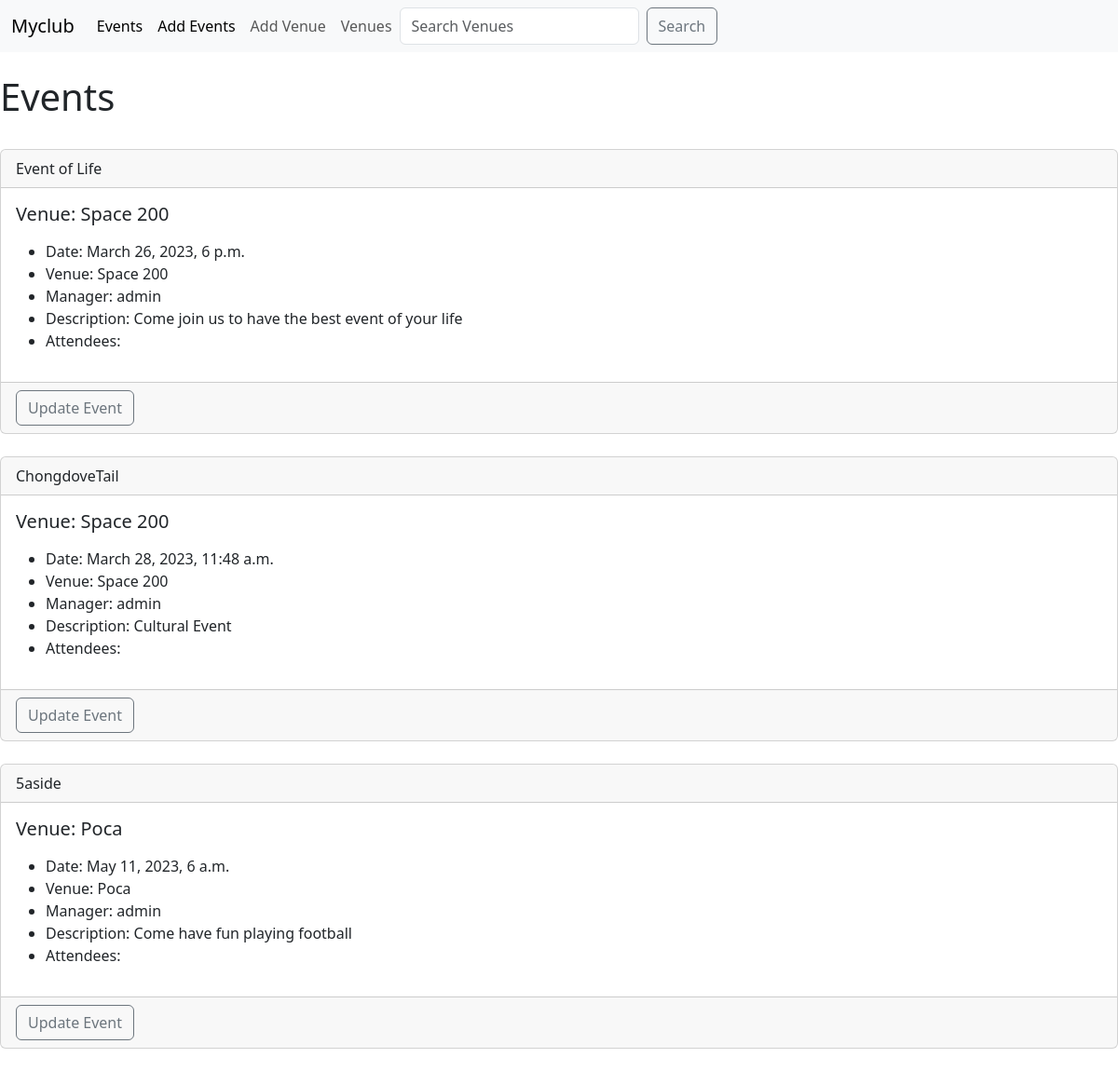
Before: /events with the older database file.
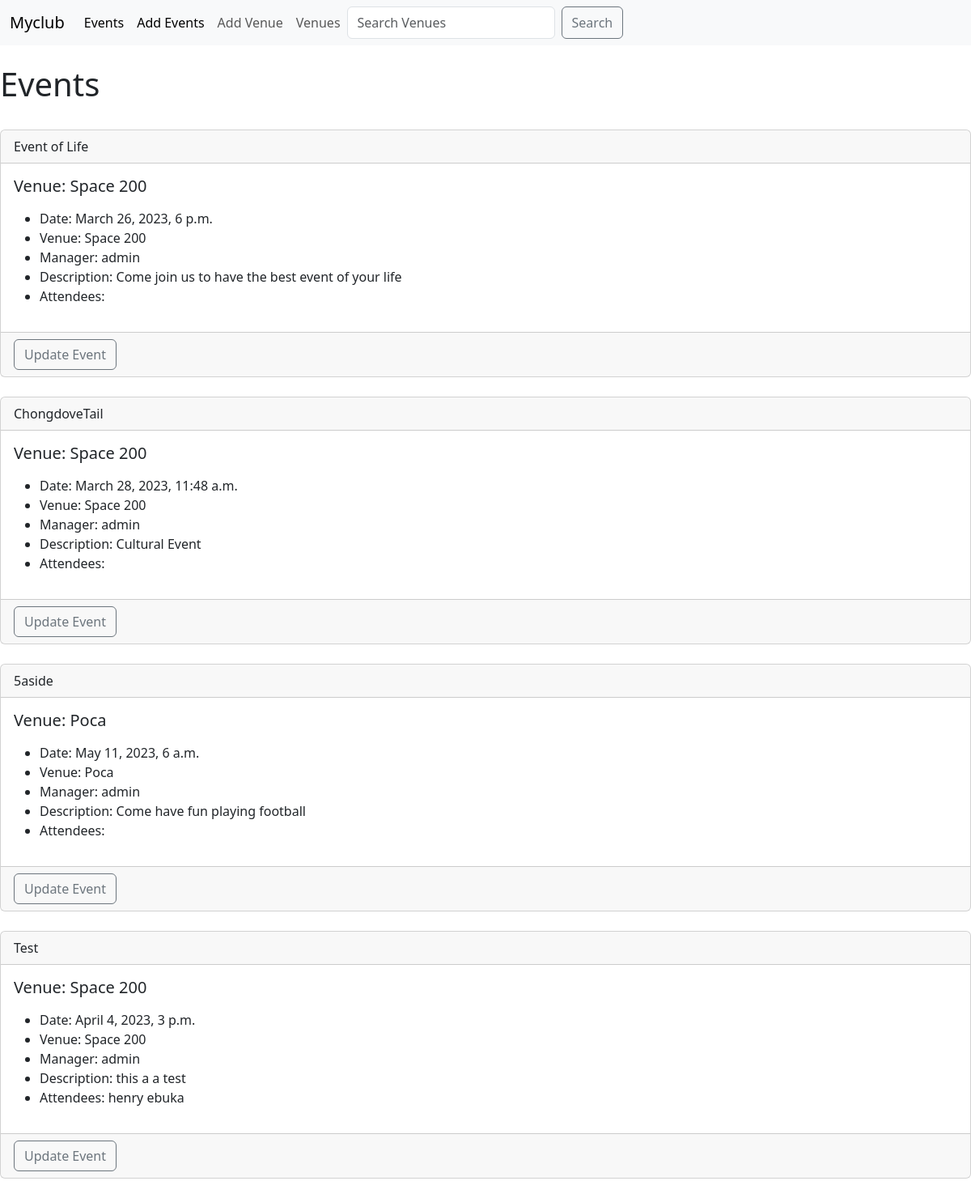
After: the same page with the newer database file.
### events/models.py (models this page shows)
class Events(models.Model):
    name = models.CharField('Event name', max_length=120)
    event_date = models.DateTimeField('Event date')
    venue = models.ForeignKey(Venue, blank=True, null=True, on_delete=models.CASCADE)
    manager = models.ForeignKey(User, blank=True, null=True, on_delete=models.SET_NULL)
    description = models.TextField(blank=True)
    attendees = models.ManyToManyField(MyClubUsers, blank=True)
    def __str__(self):
        return self.name

class Venue(models.Model):
    name = models.CharField('Venue name', max_length=120)
    address = models.CharField('Address', max_length=120,)
    phone = models.IntegerField('Contact Phone', max_length=15)
    email_address = models.EmailField('Email Address', max_length=25)
    def __str__(self):
        return self.name

class MyClubUsers(models.Model):
    first_name = models.CharField('First Name', max_length=30)
    last_name = models.CharField('Last Name', max_length=30)
    email_address = models.EmailField('Email', max_length=25)
    phone = models.CharField(max_length=15)
    def __str__(self):
        return self.first_name + ' ' + self.last_name

### events/views.py (the view)
# urls.py: path('events', views.all_events, name="event_list"),
def all_events(request):
    event_list = Events.objects.all()
    return render(request, 'events/events_list.html', {'event_list': event_list})

### events/templates/events/events_list.html (shortened to what this page needs)
<!DOCTYPE html>
<html lang="en">
<head>
</head>
<body>
  {% extends 'events/base.html' %}
    {% block content %}
         <h1>Events</h1>
            <br>
    {% for event in event_list %}
  <div class="card">
      <div class="card-header">
        {{ event}}
      </div>
      <div class="card-body">
          <h5 class="card-title">Venue: {{ event.venue }}</h5>
    <ul>
        <li>Date: {{ event.event_date }}</li>
        <li>Venue: {{ event.venue }}</li>
        <li>Manager: {{ event.manager }}</li>
        <li>Description: {{ event.description }}</li>
        <li>Attendees:
        {% for user in event.attendees.all %}
            {{ user }}<br>
        {% endfor %}
        </li>
      </div>
      <div class="card-footer text-muted">
          <a href="{% url 'update-event' event.id %}" class="btn btn-outline-secondary btn-sn">Update Event</a>
      </div>
  </div>
    <br>
    {% endfor %}
    {% endblock %}

Changed rows visible on the page:
added Events: name "Test", venue "Space 200", event_date "April 4, 2023, 3 p.m.", manager "admin", description "this a a test"
now on this page (row unchanged): MyClubUsers: first_name+last_name "henry ebuka"
